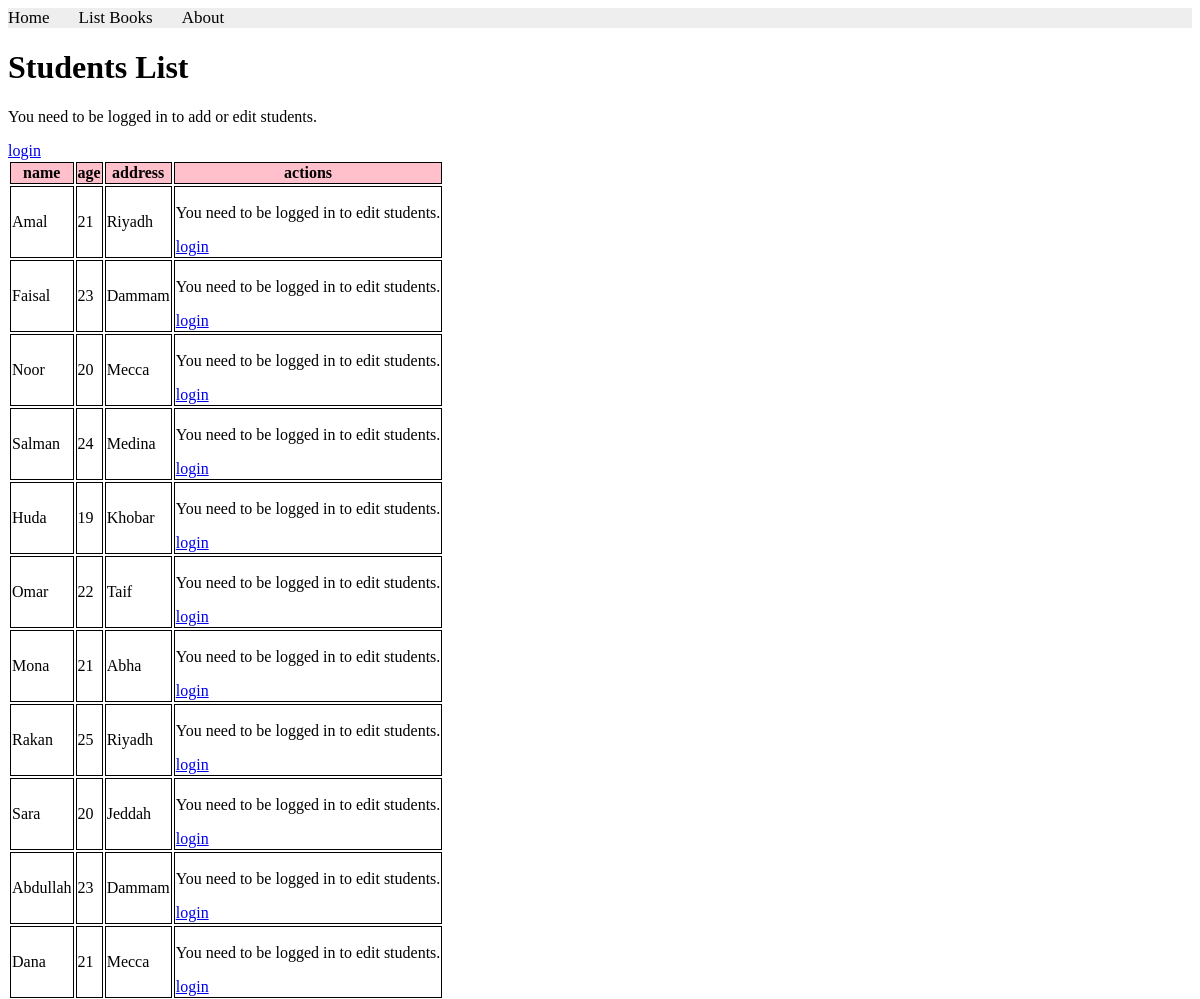
The app's page /books/lab11_part1/list_students (upper part), older data.
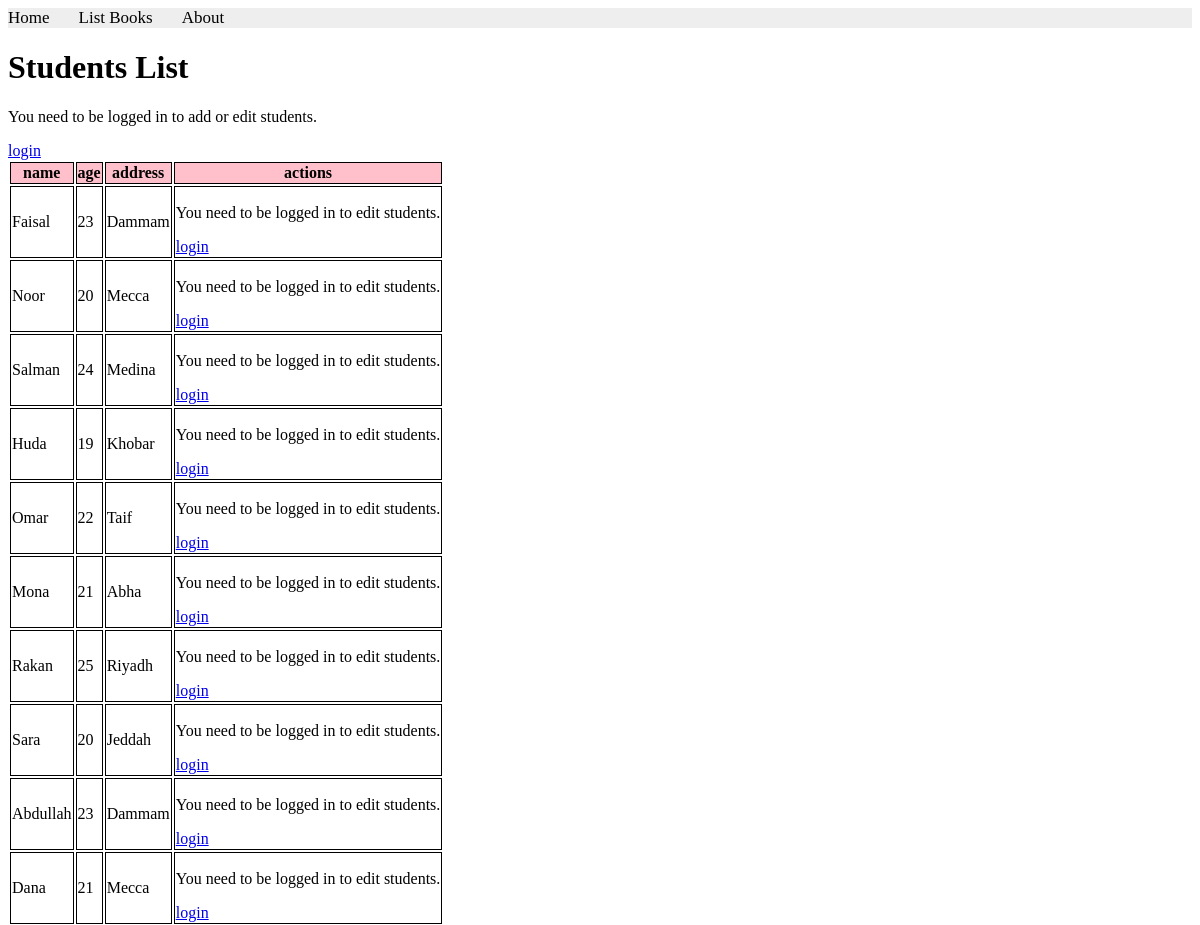
The same page, newer data.
### apps/bookmodule/models.py (models this page shows, shortened)
class Student2(models.Model):
    name = models.CharField(max_length = 50)
    age = models.IntegerField()
    address = models.ForeignKey(Address, on_delete=models.PROTECT)

class Address(models.Model):
    city = models.CharField(max_length = 50)

### apps/bookmodule/views.py (the view)
# urls.py: path('lab11_part1/list_students', views.list_students, name='list_students'),
def list_students(request):
   st = Student2.objects.all()
   return render(request, 'bookmodules/list_students.html', {'st':st})

### apps/templates/bookmodules/list_students.html (shortened to what this page needs)
{% extends "layouts/base.html" %}
{% block content %}
<h1>Students List</h1>
{% if user.is_authenticated %}
<a href="{% url 'add_student' %}">add student</a>
{% else %}
    <p>You need to be logged in to add or edit students.</p>
<a href="{% url 'login' %}">login</a>
{% endif %}
<table>
    <tr>
        <th>name</th>
        <th>age</th>
        <th>address</th>
        <th>actions</th>
    </tr>
    {% for s in st %}
    <tr>
        <td>{{s.name}}</td>
        <td>{{s.age}}</td>
        <td>{{s.address.city}}</td>
        <td> {% if user.is_authenticated %}
            <a href="{% url 'edit_student' s.id %}">edit</a> | <a href="{% url 'delete_student' s.id %}">delete</a>
            {% else %}
            <p>You need to be logged in to edit students.</p>
        <a href="{% url 'login' %}">login</a>
            {% endif %}
        </td>
    </tr>
    {% endfor %}
</table>
{% endblock content %}

Row changes from the older to the newer data that the page shows:
removed Student2: name "Amal", age "21", address.city "Riyadh"
